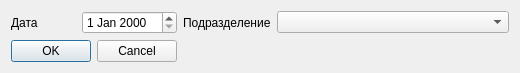
<?xml version="1.0" encoding="UTF-8"?>
<ui version="4.0">
 <class>SvodEditReportDialog</class>
 <widget class="QDialog" name="SvodEditReportDialog">
  <property name="geometry">
   <rect>
    <x>0</x>
    <y>0</y>
    <width>520</width>
    <height>70</height>
   </rect>
  </property>
  <property name="windowTitle">
   <string>Редактирование отчета</string>
  </property>
  <layout class="QGridLayout" name="gridLayout">
   <item row="2" column="0" colspan="2">
    <widget class="QDialogButtonBox" name="buttonBox">
     <property name="orientation">
      <enum>Qt::Horizontal</enum>
     </property>
     <property name="standardButtons">
      <set>QDialogButtonBox::Cancel|QDialogButtonBox::Ok</set>
     </property>
    </widget>
   </item>
   <item row="0" column="0">
    <widget class="QLabel" name="label_2">
     <property name="text">
      <string>Дата</string>
     </property>
    </widget>
   </item>
   <item row="0" column="1">
    <widget class="QDateEdit" name="edtDate"/>
   </item>
   <item row="0" column="3">
    <widget class="COrgStructureComboBox" name="cmbOrgStructure">
     <property name="sizePolicy">
      <sizepolicy hsizetype="Expanding" vsizetype="Fixed">
       <horstretch>0</horstretch>
       <verstretch>0</verstretch>
      </sizepolicy>
     </property>
    </widget>
   </item>
   <item row="0" column="2">
    <widget class="QLabel" name="label">
     <property name="text">
      <string>Подразделение</string>
     </property>
    </widget>
   </item>
  </layout>
 </widget>
 <customwidgets>
  <customwidget>
   <class>COrgStructureComboBox</class>
   <extends>QComboBox</extends>
   <header>Orgs/OrgStructComboBoxes</header>
  </customwidget>
 </customwidgets>
 <resources/>
 <connections/>
</ui>
